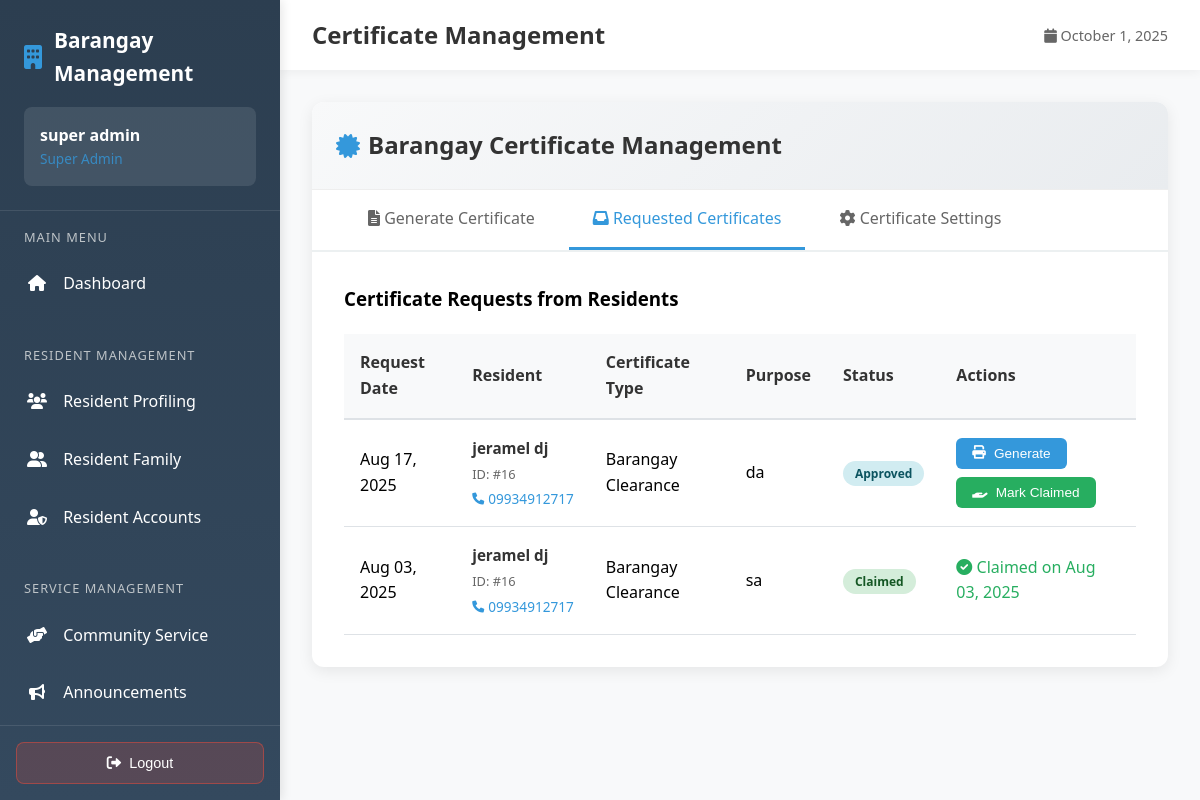
The app's page /employee/admin/certificates.php (signed in), older data.
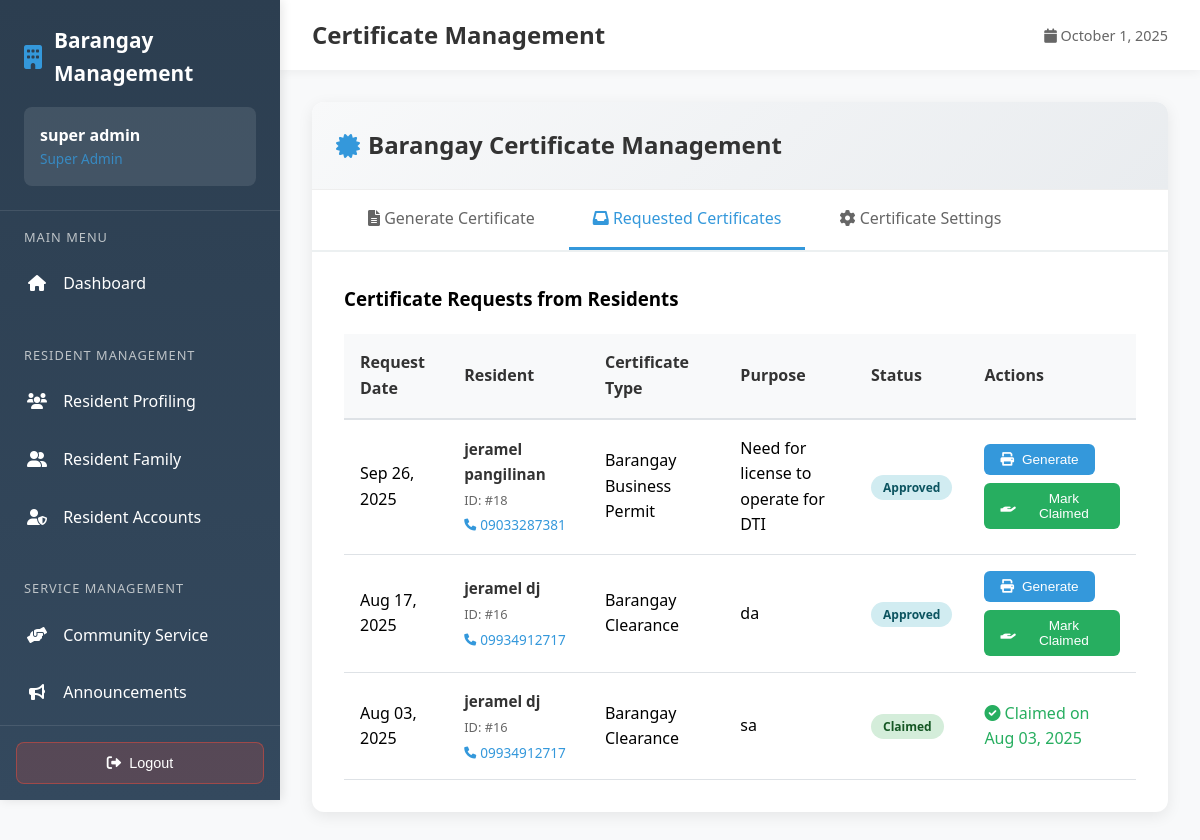
The same page, newer data.
### tables this page shows
CREATE TABLE `certificate_requests` (
  `id` int(11) NOT NULL,
  `resident_id` int(11) NOT NULL,
  `certificate_type` varchar(100) NOT NULL,
  `purpose` text NOT NULL,
  `additional_info` text DEFAULT NULL,
  `status` varchar(20) NOT NULL DEFAULT 'pending',
  `created_at` timestamp NOT NULL DEFAULT current_timestamp(),
  `processed_date` timestamp NULL DEFAULT NULL,
  `processed_by` int(11) DEFAULT NULL,
  `rejection_reason` text DEFAULT NULL,
  `claim_date` timestamp NULL DEFAULT NULL,
  `or_number` varchar(50) DEFAULT NULL,
  `amount_paid` decimal(10,2) DEFAULT NULL,
  `updated_at` timestamp NOT NULL DEFAULT current_timestamp() ON UPDATE current_timestamp()
);

CREATE TABLE `residents` (
  `id` int(11) NOT NULL,
  `first_name` varchar(100) NOT NULL,
  `middle_initial` varchar(1) DEFAULT NULL,
  `last_name` varchar(100) NOT NULL,
  `full_name` varchar(255) DEFAULT NULL,
  `suffix` varchar(50) DEFAULT NULL,
  `age` int(11) NOT NULL,
  `contact_number` varchar(20) NOT NULL,
  `zone` enum('Zone 1A','Zone 1B','Zone 2A','Zone 2B','Zone 3A','Zone 3B','Zone 4A','Zone 4B','Zone 5A','Zone 5B','Zone 6A','Zone 6B','Zone 7A','Zone 7B') NOT NULL DEFAULT 'Zone 1A',
  `email` varchar(100) DEFAULT NULL,
  `created_at` timestamp NOT NULL DEFAULT current_timestamp(),
  `updated_at` timestamp NOT NULL DEFAULT current_timestamp() ON UPDATE current_timestamp(),
  `photo_path` varchar(255) DEFAULT NULL,
  `face_descriptor` text DEFAULT NULL,
  `face_embedding` text DEFAULT NULL,
  `face_photo` longtext DEFAULT NULL,
  `liveness_verified` tinyint(1) DEFAULT 0,
  `total_volunteer_hours` decimal(6,1) DEFAULT 0.0,
  `total_volunteer_events` int(11) DEFAULT 0,
  `last_volunteer_date` date DEFAULT NULL,
  `volunteer_status` enum('inactive','active','outstanding') DEFAULT 'inactive',
  `status` varchar(20) NOT NULL DEFAULT 'active'
);

### employee/admin/certificates.php (the view, shortened to what the changed rows need)
<?php
require_once '../../config.php';
$certificate_requests_query = "SELECT
    cr.*,
    r.full_name as resident_name,
    r.contact_number as resident_phone,
    r.email as resident_email,
    '' as resident_address,
    u.full_name as processed_by_name
FROM certificate_requests cr
LEFT JOIN residents r ON cr.resident_id = r.id
LEFT JOIN users u ON cr.processed_by = u.id
ORDER BY cr.created_at DESC";
$certificate_requests = mysqli_query($connection, $certificate_requests_query);
$certificate_requests_with_info = [];
if ($certificate_requests && mysqli_num_rows($certificate_requests) > 0) {
    while ($request = mysqli_fetch_assoc($certificate_requests)) {
        if (empty($request['resident_email'])) {
            $request['resident_email'] = 'No email';
        }
        if (empty($request['resident_address'])) {
            $request['resident_address'] = 'No address';
        }
        $certificate_requests_with_info[] = $request;
    }
}
if (isset($_GET['tab'])) {
    $active_tab = $_GET['tab'];
} else {
    $active_tab = !empty($certificate_requests_with_info) ? 'requests' : 'generate';
}
?>
<!DOCTYPE html>
<html lang="en">
<head>
    <link href="https://cdnjs.cloudflare.com/ajax/libs/font-awesome/6.0.0/css/all.min.css" rel="stylesheet">
</head>
<body>
    <div class="main-content">
        <div class="top-bar">
            <h1 class="page-title">Certificate Management</h1>
        </div>
        <div class="content-area">
            <div class="certificate-container">
                <div class="certificate-header no-print">
                    <h2 class="certificate-title">
                        <i class="fas fa-certificate" style="color: #3498db;"></i>
                        Barangay Certificate Management
                    </h2>
                </div>
                <div id="requests-tab" class="tab-content <?php echo $active_tab == 'requests' ? 'active' : ''; ?>">
                    <?php if (!empty($certificate_requests_with_info)): ?>
                        <table class="requests-table">
                            <thead>
                                <tr>
                                    <th>Request Date</th>
                                    <th>Resident</th>
                                    <th>Certificate Type</th>
                                    <th>Purpose</th>
                                    <th>Status</th>
                                    <th>Actions</th>
                                </tr>
                            </thead>
                            <tbody>
                                <?php foreach ($certificate_requests_with_info as $request): ?>
                                    <tr>
                                        <td><?php echo date('M d, Y', strtotime($request['created_at'])); ?></td>
                                        <td>
                                            <div class="resident-info">
                                                <div class="resident-name"><?php echo htmlspecialchars($request['resident_name']); ?></div>
                                                <div class="resident-id">ID: #<?php echo $request['resident_id']; ?></div>
                                                <div class="resident-contact">
                                                    <i class="fas fa-phone"></i> <?php echo htmlspecialchars($request['resident_phone']); ?>
                                                </div>
                                            </div>
                                        </td>
                                        <td><?php echo htmlspecialchars($request['certificate_type']); ?></td>
                                        <td><?php echo htmlspecialchars($request['purpose']); ?></td>
                                        <td>
                                            <span class="status-badge status-<?php echo $request['status']; ?>">
                                                <?php echo ucfirst($request['status']); ?>
                                            </span>
                                        </td>
                                        <td>
                                            <div class="action-buttons">
                                                <?php if ($request['status'] == 'pending'): ?>
                                                    <button class="btn btn-success btn-sm" onclick="showApproveModal(<?php echo $request['id']; ?>, '<?php echo htmlspecialchars($request['resident_name']); ?>', '<?php echo htmlspecialchars($request['certificate_type']); ?>')">
                                                        <i class="fas fa-check"></i> Approve
                                                    </button>
                                                    <button class="btn btn-danger btn-sm" onclick="showRejectModal(<?php echo $request['id']; ?>)">
                                                        <i class="fas fa-times"></i> Reject
                                                    </button>
                                                <?php elseif ($request['status'] == 'approved'): ?>
                                                    <button class="btn btn-primary btn-sm" onclick="generateCertificate('<?php echo htmlspecialchars($request['resident_name']); ?>', '<?php echo htmlspecialchars($request['purpose']); ?>')">
                                                        <i class="fas fa-print"></i> Generate
                                                    </button>
                                                    <button class="btn btn-success btn-sm" onclick="showClaimModal(<?php echo $request['id']; ?>)">
                                                        <i class="fas fa-hand-holding"></i> Mark Claimed
                                                    </button>
                                                <?php elseif ($request['status'] == 'claimed'): ?>
                                                    <span style="color: #27ae60;">
                                                        <i class="fas fa-check-circle"></i> Claimed on <?php echo $request['claim_date'] ? date('M d, Y', strtotime($request['claim_date'])) : 'N/A'; ?>
                                                    </span>
                                                <?php elseif ($request['status'] == 'rejected'): ?>
                                                    <span style="color: #e74c3c;" title="<?php echo htmlspecialchars($request['rejection_reason'] ?? ''); ?>">
                                                        <i class="fas fa-times-circle"></i> Rejected
                                                    </span>
                                                <?php endif; ?>
                                            </div>
                                        </td>
                                    </tr>
                                <?php endforeach; ?>
                            </tbody>
                        </table>
                    <?php endif; ?>
                </div>
            </div>
        </div>
    </div>
</body>
</html>

Row changes from the older to the newer data that the page shows:
added certificate_requests: created_at "Sep 26, 2025", resident.full_name "jeramel pangilinan", resident "18", resident.contact_number "09033287381", certificate_type "Barangay Business Permit", purpose "Need for license to operate for DTI", status "Approved"
